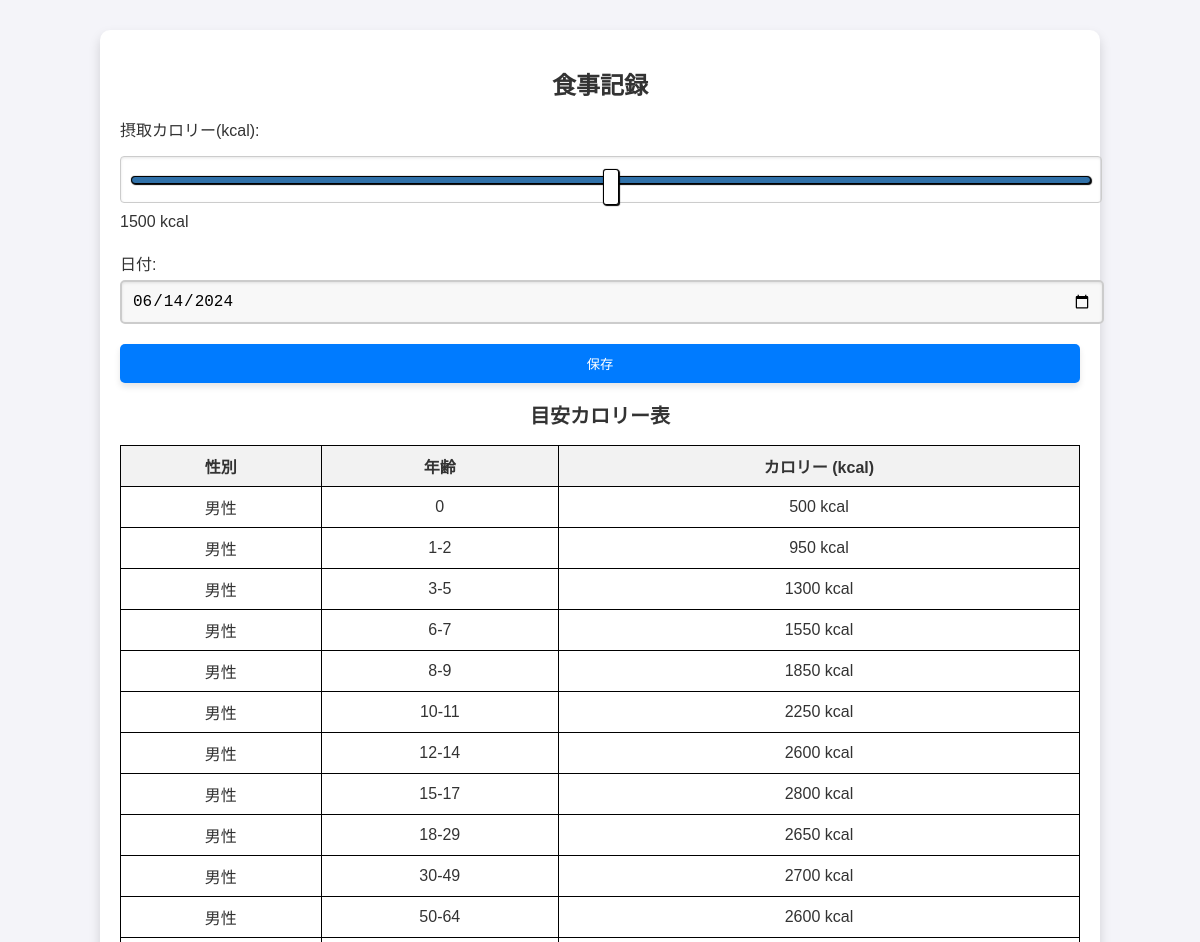
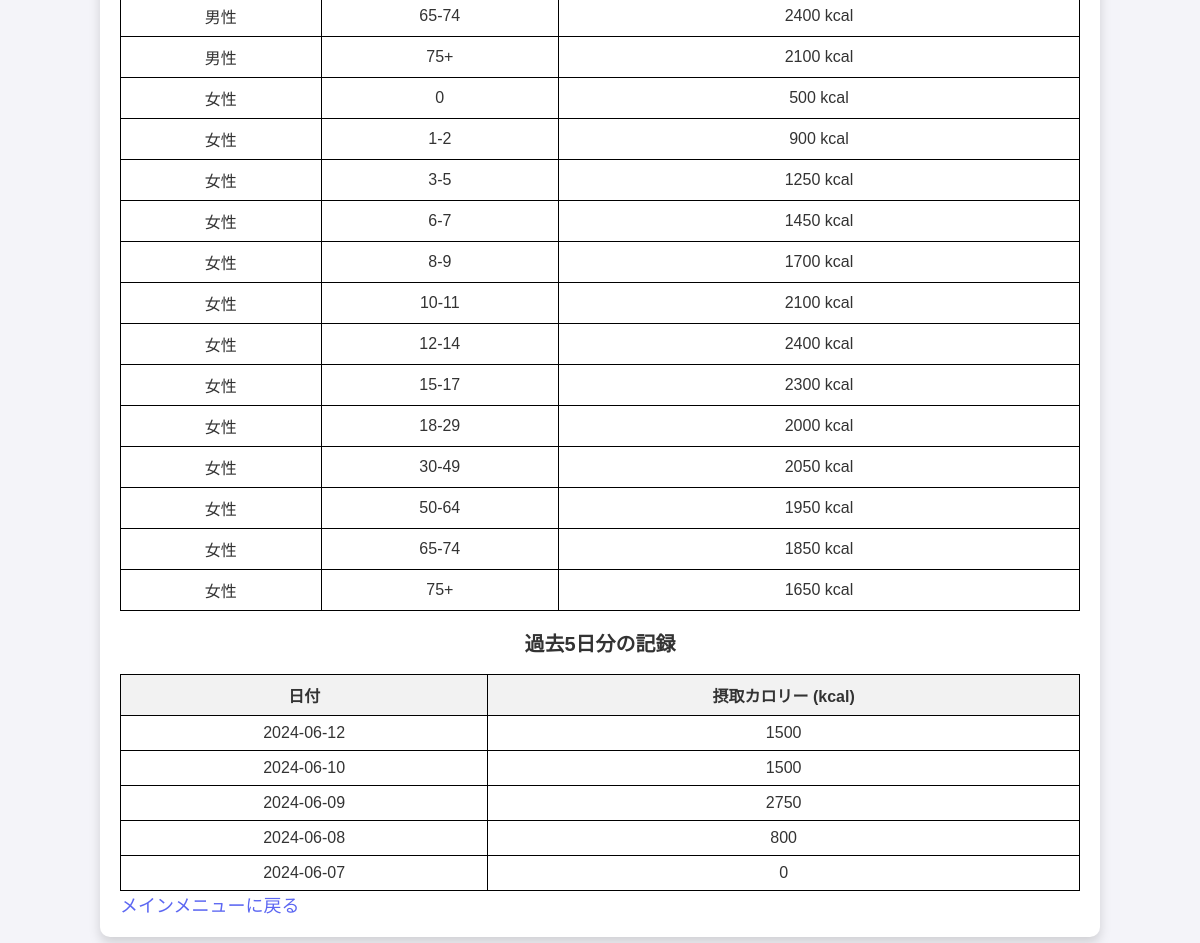
Page /accounts/food_record/ (signed in) on the committed database (2 pictures, top to bottom).
### myapp/models.py (models this page shows, shortened)
class FoodRecord(models.Model):
    user = models.ForeignKey(CustomUser, on_delete=models.CASCADE, verbose_name=_('ユーザー'))
    date = models.DateField(_('日付'))
    calories = models.IntegerField(_('カロリー'))
    description = models.TextField(_('説明'), blank=True, null=True)
    class Meta:
        unique_together = ('user', 'date')

### myapp/views.py (the view)
# urls.py: path('food_record/', views.food_record, name='food_record'),
@login_required
def food_record(request):
    user_profile = UserProfile.objects.get(user=request.user)
    birthdate = user_profile.user.birth_date
    converted_gender = convert_gender(user_profile.user.gender)
    today = date.today()
    age = today.year - birthdate.year - ((today.month, today.day) < (birthdate.month, birthdate.day))
    recommended_calories = get_recommended_calories(age, converted_gender)
    recommended_calories_plus_500 = recommended_calories + 500
    recommended_calories_minus_500 = recommended_calories - 500
    calories_by_age_gender = get_calories_by_age_gender()
    form = FoodRecordForm(request.POST or None)
    if request.method == 'POST' and form.is_valid():
        record = form.save(commit=False)
        record.user = request.user
        record.date = form.cleaned_data['date']
        record.save()
        return redirect('myapp:food_record')
    food_records = FoodRecord.objects.filter(user=request.user).order_by('-date')
    yesterday_calories = food_records.first().calories if food_records.exists() else 0
    goal_calories = user_profile.target_calories
    achievement_percent = (yesterday_calories / goal_calories * 100) if goal_calories else 0
    past_five_days_records = FoodRecord.objects.filter(user=request.user).order_by('-date')[:5]
    context = {
        'form': form,
        'recommended_calories': recommended_calories,
        'recommended_calories_plus_500': recommended_calories_plus_500,
        'recommended_calories_minus_500': recommended_calories_minus_500,
        'calories_by_age_gender': calories_by_age_gender,
        'food_records': food_records,
        'birthdate': birthdate,
        'gender': converted_gender,
        'age': age,
        'today': today,
        'yesterday_calories': yesterday_calories,
        'goal_calories': goal_calories,
        'achievement_percent': achievement_percent,
        'past_five_days_records': past_five_days_records,
    }
    return render(request, 'food_record.html', context)

### myapp/forms.py
class FoodRecordForm(forms.ModelForm):
    class Meta:
        model = FoodRecord
        fields = ['date', 'calories', 'description']
        labels = {
            'date': '日付',
            'calories': 'カロリー',
            'description': '内容'
        }

### myapp/authentication.py (called while the page is built)
    def get_user(self, user_id):
        UserModel = get_user_model()
        try:
            return UserModel.objects.get(pk=user_id)
        except UserModel.DoesNotExist:
            return None

### myapp/views.py (called while the page is built, shortened)
def convert_gender(gender):
    if gender == 'M':
        return '男性'
    elif gender == 'F':
        return '女性'
    else:
        return None

def get_recommended_calories(age, gender):
    print("get_recommended_calories",)
    if age == 0:
        return 500

def get_calories_by_age_gender():
    return {
        '男性': {'0': 500,
            '1-2': 950, '3-5': 1300, '6-7': 1550, '8-9': 1850, '10-11': 2250,
            '12-14': 2600, '15-17': 2800, '18-29': 2650, '30-49': 2700,
            '50-64': 2600, '65-74': 2400, '75+': 2100
        },
        '女性': {'0': 500,
            '1-2': 900, '3-5': 1250, '6-7': 1450, '8-9': 1700, '10-11': 2100,
            '12-14': 2400, '15-17': 2300, '18-29': 2000, '30-49': 2050,
            '50-64': 1950, '65-74': 1850, '75+': 1650
        }
    }

### myapp/templates/food_record.html (shortened to what this page needs)
<!DOCTYPE html>
<html lang="ja">
<head>
    {% load static %}
    <link rel="stylesheet" href="{% static 'css/styles.css' %}">
</head>
<body class="body-background food-record">
    <div class="container">
        <h1 class="title">食事記録</h1>
        <form action="{% url 'myapp:submit_food_record' %}" method="POST">
            <div class="form-group">
                <label for="calories">摂取カロリー(kcal):</label>
                <input type="range" id="calories" name="calories" min="0" max="3000" step="50" value="{{ form.cleaned_data.calories|default:'1500' }}">
                <span id="calories-output">{{ form.cleaned_data.calories|default:'1500' }} kcal</span>
            </div>
            <div class="form-group">
                <label for="record_date">日付:</label>
                <input type="date" id="record_date" name="date" required value="{{ today|date:'Y-m-d' }}">
            </div>
            <button type="submit" class="btn btn-success">保存</button>
        </form>
        <h2>目安カロリー表</h2>
        <table id="calorie-table">
            <thead>
                <tr>
                    <th>性別</th>
                    <th>年齢</th>
                    <th>カロリー (kcal)</th>
                </tr>
            </thead>
            <tbody>
                {% for gender, age_groups in calories_by_age_gender.items %}
                {% for age_range, calories in age_groups.items %}
                <tr>
                    <td>{{ gender }}</td>
                    <td>{{ age_range }}</td>
                    <td>{{ calories }} kcal</td>
                </tr>
                {% endfor %}
                {% endfor %}
            </tbody>
        </table>
        <h2>過去5日分の記録</h2>
        <table>
            <thead>
                <tr>
                    <th>日付</th>
                    <th>摂取カロリー (kcal)</th>
                </tr>
            </thead>
            <tbody>
                {% for record in past_five_days_records %}
                <tr>
                    <td>{{ record.date|date:"Y-m-d" }}</td>
                    <td>{{ record.calories }}</td>
                </tr>
                {% empty %}
                <tr>
                    <td colspan="2">記録がありません。</td>
                </tr>
                {% endfor %}
            </tbody>
        </table>
        <div class="text-center">
            <a href="{% url 'myapp:main_menu' %}" class="back-link">メインメニューに戻る</a>
        </div>
    </div>
</body>
</html>

### static/css/styles.css (style rules this page uses)
body, html { font-family: 'Arial', sans-serif; background-color: #f4f4f9; color: #333; margin: 0; padding: 0; font-size: 16px; }
h1, h2 { color: #333; text-align: center; font-weight: bold; }
h1 { font-size: 24px; }
h2 { font-size: 20px; }
.container, .login-container, .menu-container { width: 100%; max-width: 960px; margin: 30px auto; padding: 20px; background-color: #ffffff; box-shadow: 0 6px 12px rgba(0, 0, 0, 0.15); border-radius: 10px; }
a, .menu-list a { color: #5c67f2; text-decoration: none; font-size: 18px; display: block; }
.form-group { margin-bottom: 20px; }
label { display: block; margin-bottom: 5px; }
input[type="text"], input[type="password"], input[type="number"], input[type="date"], input[type="range"] { width: 100%; padding: 10px; border: 1px solid #ccc; border-radius: 4px; box-shadow: inset 0 1px 3px rgba(0, 0, 0, 0.1); }
.button, .btn { width: 100%; padding: 10px 20px; background-color: #007BFF; color: white; border: none; border-radius: 5px; cursor: pointer; box-shadow: 0 4px 6px rgba(0, 0, 0, 0.1); }
input[type="range"] { width: 100%; height: 25px; background-color: #ddd; outline: none; -webkit-appearance: none; margin: 10px 0; transition: background-color 0.3s ease; }
input[type="date"] { padding: 10px; border-radius: 5px; border: 1px solid #ccc; background-color: #f8f8f8; }
input[type="range"] { -webkit-appearance: none; width: 100%; background: transparent; }
input[type="date"] { border: 2px solid #ccc; font-size: 16px; padding: 10px; border-radius: 5px; background-color: #f8f8f8; }
input[type="range"] { width: 100%; height: 25px; background: transparent; -webkit-appearance: none; margin: 10px 0; transition: background-color 0.3s ease; }

### myapp/templates/food_record.html (style rules this page uses)
table { width: 100%; border-collapse: collapse; }
th, td { border: 1px solid black; padding: 8px; text-align: center; }
th { background-color: #f2f2f2; }

### rows in the picture
FoodRecord: date "2024-06-12", calories "1500"
FoodRecord: date "2024-06-10", calories "1500"
FoodRecord: date "2024-06-09", calories "2750"
FoodRecord: date "2024-06-08", calories "800"
FoodRecord: date "2024-06-07", calories "0"

### other values in the picture
{{ gender }} "男性" "男性" "男性" "男性" "男性" "男性" "男性" "男性" "男性" "男性" "男性" "男性" "男性" "女性" "女性" "女性" "女性" "女性" "女性" "女性" "女性" "女性" "女性" "女性" "女性" "女性"
{{ age_range }} "0" "1-2" "3-5" "6-7" "8-9" "10-11" "12-14" "15-17" "18-29" "30-49" "50-64" "65-74" "75+" "0" "1-2" "3-5" "6-7" "8-9" "10-11" "12-14" "15-17" "18-29" "30-49" "50-64" "65-74" "75+"
{{ calories }} "500" "950" "1300" "1550" "1850" "2250" "2600" "2800" "2650" "2700" "2600" "2400" "2100" "500" "900" "1250" "1450" "1700" "2100" "2400" "2300" "2000" "2050" "1950" "1850" "1650"
